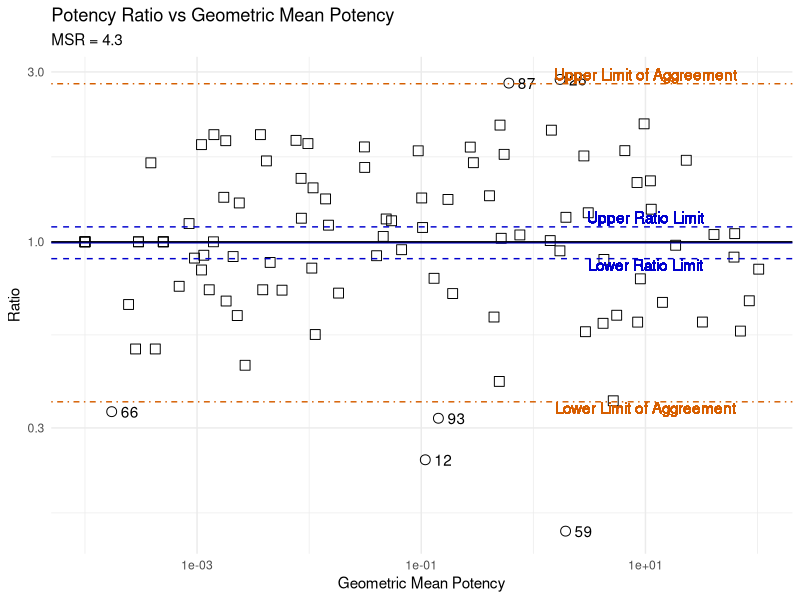
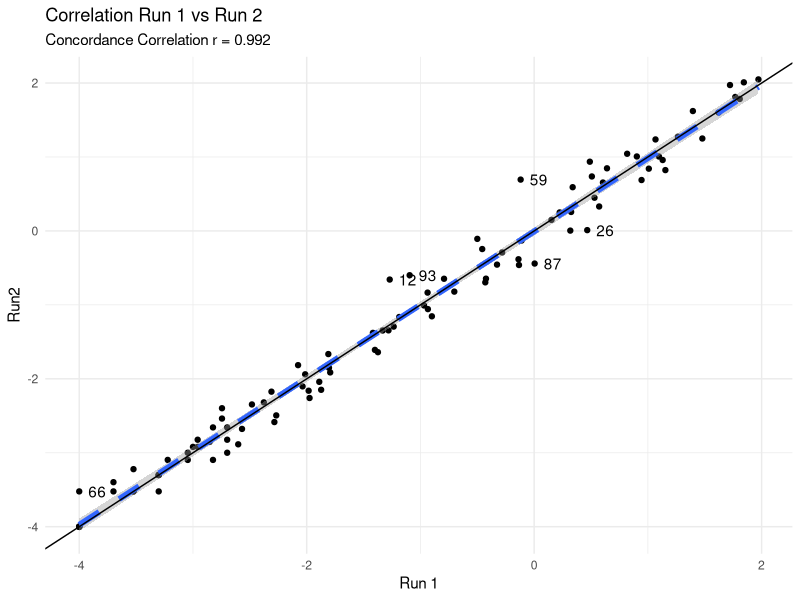
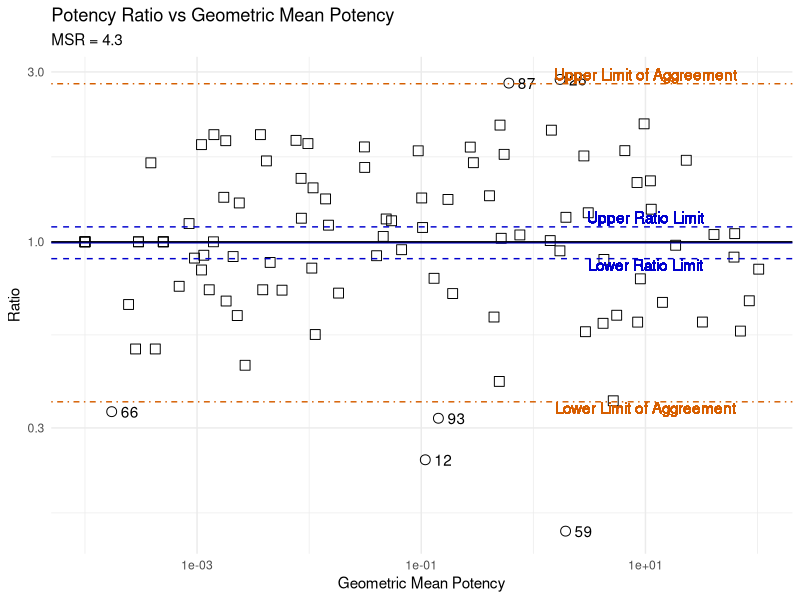
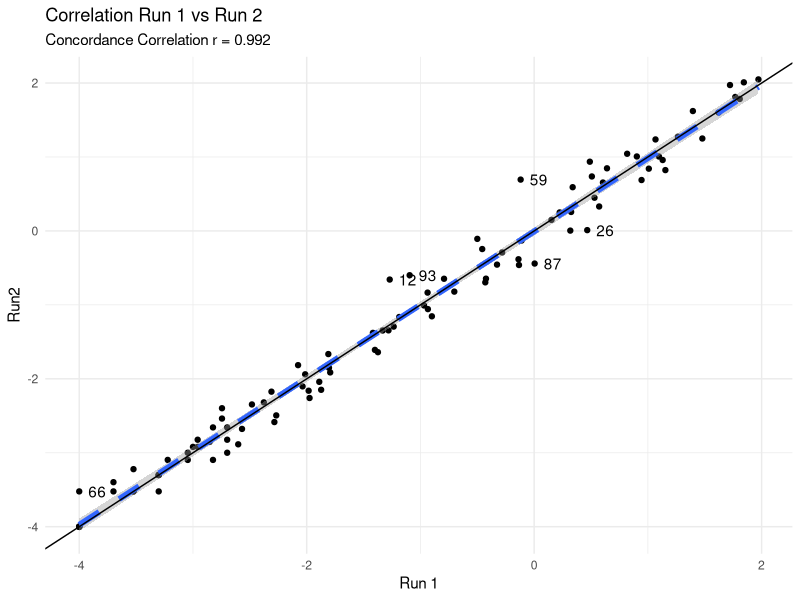

Here is the R script that generated these plots, in order: (Note: this script raises an error after producing the figures.)
# Base functionality for MSX application for proposed Shiny Application

# Set up  server environment

library(tidyverse)

# Concordance Correlation V. Devanarayan --------------------------------
conc.corr <- function(x, y, alpha = 0.05)
{
  qval <- qnorm(1. - alpha/2.)
  N <- length(x)
  lm.xy <- lm(y ~ x)
  Intercept <- c(lm.xy$coeff[1.])
  Slope <- c(lm.xy$coeff[2.])
  A <- 2. * Slope * var(x)
  B <- var(y) + var(x)
  C <- (Intercept + (Slope - 1.) * (mean(x)))^2.
  rho <- A/(B + C)
  U <- (mean(x) - mean(y))^2./(sqrt(var(x)) * sqrt(var(y)))
  # cat("Zhat = ",Zhat,"\n")
  # cat("D=",D,"\n")
  # cat("E=",E,"\n")
  Zhat <- 0.5 * logb((1. + rho)/(1. - rho))
  D <- (4. * rho^3. * (1. - rho) * U)/(rho * (1. - rho^2.)^2.)
  E <- (2. * rho^4. * U^2.)/(rho^2. * (1. - rho^2.)^2.)
  # cat("var.Zhat=",var.Zhat,"\n")
  var.Zhat <- 1./(N - 2.) * (D - E)
  lowlim <- Zhat - qval * sqrt(var.Zhat)
  # cat(lowlim,upplim,"\n")
  # Now transform back:
  upplim <- Zhat + qval * sqrt(var.Zhat)
  lowlim <- (exp(2. * lowlim) - 1.)/(1. + exp(2. * lowlim))
  upplim <- (exp(2. * upplim) - 1.)/(1. + exp(2. * upplim))
  lowlim <- max(lowlim, -1.)
  upplim <- min(upplim, 1.)
  list(rho = rho, lowlim = lowlim, upplim = upplim)
}


Pot <- TRUE # flag TRUE for potency data and FALSE for efficacy data

# Input Data and prepare for analysis

UsrData <- read_csv('Data/my_RepExpData.csv', col_names = TRUE, col_types = 'cnn') %>% 
  mutate(Potency = Pot,
         Meas1 = if_else(Potency, log10(Exp1), Exp1),
         Meas2 = if_else(Potency, log10(Exp2), Exp2), 
         MeasMean = (Meas1 + Meas2) / 2,
         MeasDiff = Meas1 - Meas2,
         GeoMean = 10 ^ MeasMean,
         Ratio = 10 ^ MeasDiff)

# Calculate MSX Statistics

MSxStats <- UsrData %>%
  summarise(n = n(), 
            t = qt(0.975, n - 1),
            MeanDiff = mean(MeasDiff),
            StdDev = sd(MeasDiff),
            MSx = 2 * sqrt(2) * StdDev,
            UDL = MeanDiff + (t * StdDev/sqrt(n)),
            LDL = MeanDiff - (t * StdDev/sqrt(n)),
            ULSA = MeanDiff + (t * StdDev),
            LLSA = MeanDiff- (t * StdDev))

ConCorr <- conc.corr(UsrData$Meas1, UsrData$Meas2)
ConCorrLabel <- paste("Concordance Correlation r =", format(ConCorr, digits = 3))

# Flag data pairs with potential outliers (MeasDiff outside of limits of agreement)

UsrData <- UsrData %>% 
  mutate(Outlier = MeasDiff > MSxStats$ULSA | MeasDiff < MSxStats$LLSA,
         Label = if_else(Outlier, Sample, NA))

# Generate MD Plot (Mean/Difference for MSD or Geometric Mean/Ratio for MSR) for report.

MDPlot <- if (Pot) {
  
  MSRLabel <- paste("MSR =", format(10 ^ MSxStats$MSx, digits = 2))
  
  ggplot(UsrData, aes(x =  GeoMean, y = Ratio)) +
    geom_point(shape = UsrData$Outlier, size = 3) +
    geom_text(aes(label = Label), na.rm = TRUE, hjust = -.5) +
    geom_hline(yintercept = 10 ^ MSxStats$MeanDiff, color = "mediumblue") +
    geom_hline(yintercept = 1, color = "black") +
    geom_hline(yintercept = 10 ^ MSxStats$UDL, color = "mediumblue", linetype = "dashed") +
    geom_text(x = 1, y = MSxStats$UDL, label = "Upper Ratio Limit", color = "mediumblue", vjust = -0.3) +
    geom_hline(yintercept = 10 ^MSxStats$LDL, color = "mediumblue", linetype = "dashed") +
    geom_text(x = 1, y = MSxStats$LDL, label = "Lower Ratio Limit", color = "mediumblue", vjust = 1) +
    geom_hline(yintercept = 10^ MSxStats$ULSA, color = "#D55E00", linetype = "dotdash") +
    geom_text(x = 1, y = MSxStats$ULSA, label = "Upper Limit of Aggreement", color = "#D55E00", vjust = -0.3) +
    geom_hline(yintercept = 10 ^ MSxStats$LLSA, color = "#D55E00", linetype = "dotdash") + 
    geom_text(x = 1, y = MSxStats$LLSA, label = "Lower Limit of Aggreement", color = "#D55E00", vjust = 1) +
    theme_minimal() +
    scale_x_continuous(trans='log10') + 
    scale_y_continuous(trans='log10') +
    labs(title="Potency Ratio vs Geometric Mean Potency",
         subtitle = MSRLabel,
         x ="Geometric Mean Potency", y = "Ratio")
  
} else {
  MSDLabel <- paste("MSD =", format(MSxStats$MSx, digits = 2))
  
  ggplot(UsrData, aes(x = MeasMean, y = MeasDiff)) +
    geom_point(shape = UsrData$Outlier, size = 3) +
    geom_text(aes(label = Label), na.rm = TRUE, hjust = -.5) +
    geom_hline(yintercept = MSxStats$MeanDiff, color = "mediumblue") +
    geom_hline(yintercept = 0, color = "black") +
    geom_hline(yintercept = MSxStats$UDL, color = "mediumblue", linetype = "dashed") +
    geom_text(x = 1, y = MSxStats$UDL, label = "Upper Difference Limit", color = "mediumblue", vjust = -0.3) +
    geom_hline(yintercept = MSxStats$LDL, color = "mediumblue", linetype = "dashed") +
    geom_text(x = 1, y = MSxStats$LDL, label = "Lower Difference Limit", color = "mediumblue", vjust = 1) +
    geom_hline(yintercept = MSxStats$ULSA, color = "#D55E00", linetype = "dotdash") +
    geom_text(x = 1, y = MSxStats$ULSA, label = "Upper Limit of Aggreement", color = "#D55E00", vjust = -0.3) +
    geom_hline(yintercept = MSxStats$LLSA, color = "#D55E00", linetype = "dotdash") + 
    geom_text(x = 1, y = MSxStats$LLSA, label = "Lower Limit of Aggreement", color = "#D55E00", vjust = 1) +
    theme_minimal() +
    labs(title="Difference vs Mean Efficacy",
         subtitle = MSDLabel,
         x ="Mean Efficacy", y = "Difference")
  
}

MDPlot

ggsave(filename = 'Output/MDPlot.png', plot = MDPlot, height = 4, width = 6, units = "in")

# R1R2 Plot - Run1/Run2 with correlation.


R1R2Plot <- ggplot(UsrData,aes(x = Meas1, y = Meas2)) +
  geom_point() +
  geom_text(aes(label = Label), na.rm = TRUE, hjust = -.5) +
  geom_smooth(method = "lm", se = TRUE, linetype = "dashed", linewidth = 2) +
  geom_abline(slope = 1) +
  labs(title = "Correlation Run 1 vs Run 2",
       subtitle = ConCorrLabel,
       x = "Run 1",
       y = "Run2") +
  theme_minimal()

R1R2Plot

ggsave(filename = 'Output/CorrelationPlot.png', plot = R1R2Plot, height = 4, width = 4, units = "in")

# Generate output data files for user

  RepExpData <- if(Pot) { UsrData %>% 
      select(-Potency, -Meas1, -Meas2, -MeasDiff, -MeasMean, -Label) %>% 
      rename(`Geometric Mean` = GeoMean, `Ratio (Run 1/Run 2` = Ratio)
    
} else { UsrData %>% 
      select(-Potency, -Meas1, -Meas2, -GeoMean, -Ratio) %>% 
      rename(Mean = MeasMean, Difference = MeasDiff, -Label)
  
}
  
 RepExpStats <- if(Pot) {
   MSxStats %>% 
     select(-t, -StdDev) %>% 
     mutate(MeanDiff = 10 ^ MeanDiff,
            MSx = 10 ^ MSx,
            UDL = 10 ^ UDL,
            LDL = 10 ^ LDL,
            ULSA = 10 ^ ULSA,
            LLSA = 10 ^ LLSA) %>% 
     rename(MSR = MSx,
            `Upper Ratio Limit` = UDL,
            `Lower Ratio Limit` = LDL,
            `Upper Agreement Limit` = ULSA,
             `Lower Agreement Limit` = LLSA)
   
   
 } else {
   MSxStats %>% 
     select(-t, -StdDev) %>%
     rename(MSD = MSx,
            `Upper Difference Limit` = UDL,
            `Lower Difference Limit` = LDL,
            `Upper Agreement Limit` = ULSA,
            `Lower Agreement Limit` = LLSA)
 }
 
 write_csv(RepExpData, file = 'Output/RepExpData.csv')
 write_csv(RepExpStats, file = 'Output/RepExpStats.csv')
 